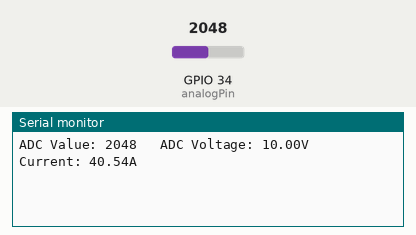
Simulated run of this sketch. Board: ESP32. On the bench: the last lines printed to the serial monitor. The test bench sets the inputs (shaded band); at power-on: GPIO 34 (analogPin) = 2048.

Above: at 1.2 s.
1.3 s: GPIO 34 (analogPin) set to 2866
At 2.6 s:
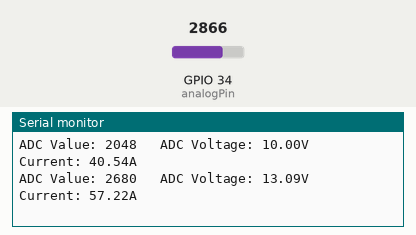
2.8 s: GPIO 34 (analogPin) set to 3603
At 3.6 s:
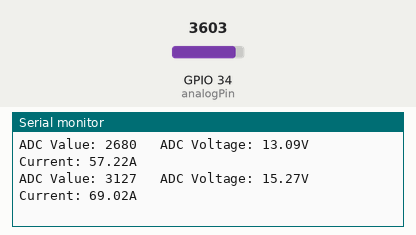
Timing chart, 0 to 5.8 s (numbered marks = the images above; inputs shaded):
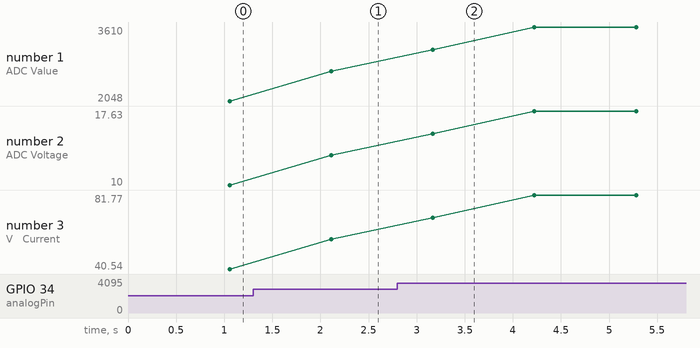

The sketch:

esp32_test.ino
```cpp
/*#include  <Arduino.h>
void setup() {
  // put your setup code here, to run once:
  Serial.begin(115200);
  //pinMode(34, INPUT);
}

void loop() {
  // put your main code here, to run repeatedly:
  Serial.println(analogRead(34)); //34
  delay(500);
}*/


int analogPin = 34;                 // Указываем порт OUT датчика ACS712


const int averageValue = 500;       // Переменная для хранения значения количества считывания циклов
long int sensorValue = 0;           // Переменная для хранения значения с датчика

float voltage = 0;                  // Переменная для хранения значения напряжения
float current = 0;                  // Переменная для хранения значения тока

void setup()
{
  Serial.begin(115200);               //  Открываем последовательную связь на скорости 9600
}

void loop()
{
  for (int i = 0; i < averageValue; i++)    // Повторяем цикл
  {
    sensorValue += analogRead(analogPin);   // Считываем и записываем показания
    delay(2);                               // Пауза 2 мкс
  }

  sensorValue = sensorValue / averageValue; // Делим полученное значение
  voltage = sensorValue * 5.0 / 1024.0;     // Расчет напряжения
  current = (voltage - 2.5) / 0.185;        // Расчет тока

  Serial.print("ADC Value: ");              // Отправка данных в последовательный порт
  Serial.print(sensorValue);

  Serial.print("   ADC Voltage: ");         // Отправка данных в последовательный порт
  Serial.print(voltage);                    // Отправка напряжения
  Serial.print("V");                        // Отправка данных в последовательный порт

  Serial.print("   Current: ");             // Отправка данных в последовательный порт
  Serial.print(current);                    // Отправка тока
  Serial.println("A");                      // Отправка данных в последовательный порт
}
```

Measured:
- after the input at 1.3 s, the serial monitor: prints a new line after 0.81 s (image 1)
- after the input at 2.8 s, the serial monitor: prints a new line after 0.37 s (image 2)
- plotted number 1: 2048 → 2680 after the input at 1.3 s, 2680 → 3610 after the input at 2.8 s
- plotted number 2: 10 → 13.09 after the input at 1.3 s, 13.09 → 17.63 after the input at 2.8 s
- plotted number 3: 40.54 → 57.22 after the input at 1.3 s, 57.22 → 81.77 after the input at 2.8 s
